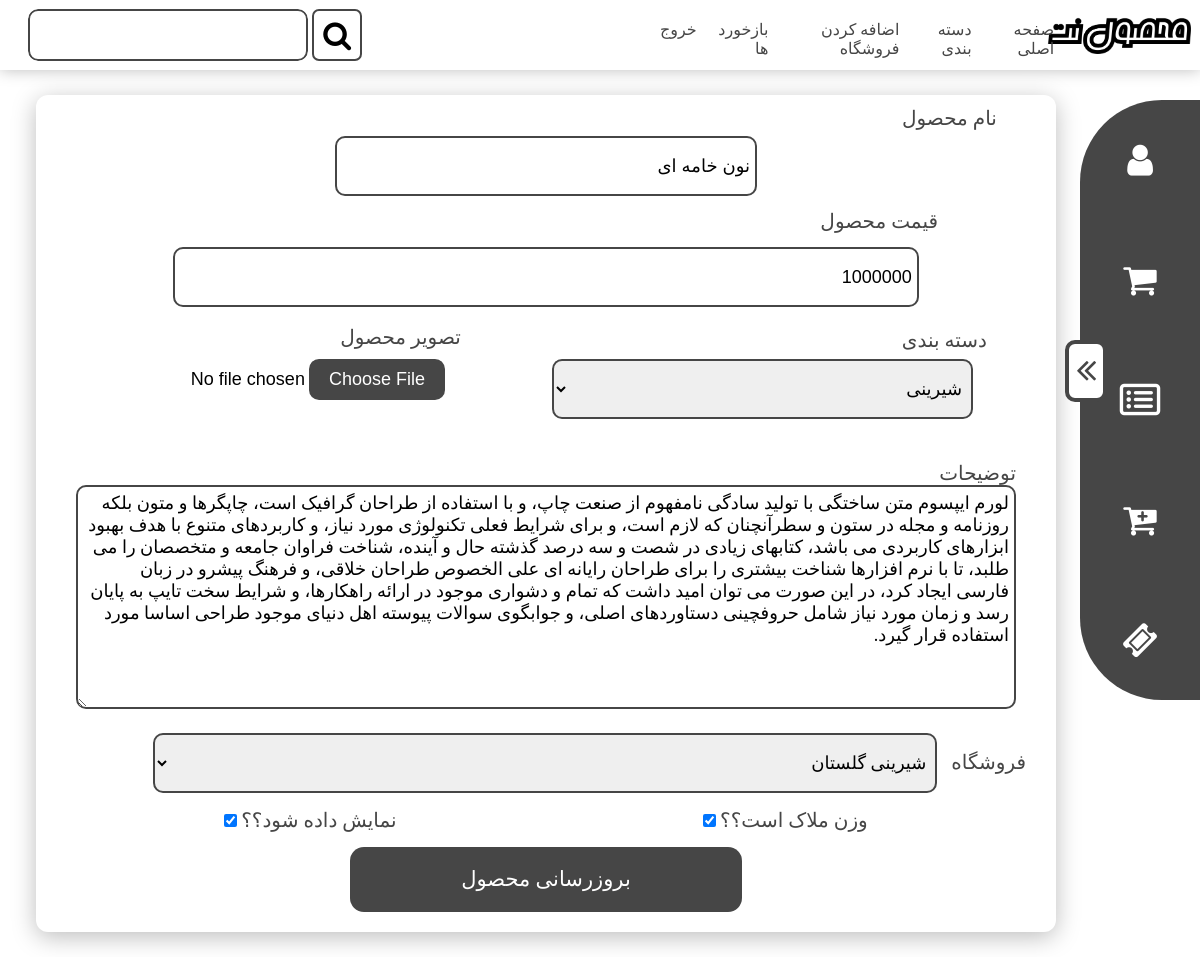
The page /product/update/7/ (signed in) on the database its author committed.
### products/models.py (models this page shows, shortened)
class Products(models.Model):
    name = models.CharField(max_length=50, verbose_name="نام محصول")
    slug = models.SlugField(unique=True, allow_unicode=True, verbose_name="اسلاگ")
    shop = models.ForeignKey(Shops, related_name="products", on_delete=models.CASCADE, null=True, verbose_name="فروشگاه")
    price = models.SmallIntegerField(verbose_name="قیمت محصول")
    img = models.ImageField(upload_to='images/', null=True, verbose_name="تصویر محصول")
    category = models.ForeignKey(Categories,on_delete=models.SET_NULL, null=True, verbose_name="دسته بندی")
    description = models.TextField(default="Desc", verbose_name="توضیحات")
    has_weight = models.BooleanField(verbose_name="وزن ملاک است؟؟")
    weight = models.SmallIntegerField(null=True, blank=True, verbose_name="وزن")
    created_at = models.DateTimeField(auto_now_add=True)
    updated_at = models.DateTimeField(auto_now=True)
    is_active = models.BooleanField(default=True, verbose_name="نمایش داده شود؟؟")
    class Meta:
        verbose_name_plural = "محصولات"
        verbose_name = "محصول"
        ordering = ("created_at",)
    objects = ProductsManager()

### products/views.py (the view)
# urls.py: path('update/<int:id>/', ProductUpdateView.as_view(), name="update_product"),
class ProductUpdateView(LoginRequiredMixin, SellerAdminProductSelfMixin, UpdateView):
    template_name = "products/product_create.html"
    success_url = reverse_lazy("products:list_product")
    form_class = UpdateProductForm
    def setup(self, request, *args, **kwargs):
        self.instance = get_object_or_404(Products, id=kwargs.get("id"))
        super().setup(request, *args, **kwargs)
    def get_object(self, queryset=None):
        return self.instance
    def get_form_kwargs(self):
        kwargs = super(ProductUpdateView, self).get_form_kwargs()
        kwargs["request"] = self.request
        return kwargs

### products/mixins.py (called while the page is built)
    def dispatch(self, request, *args, **kwargs):
        if (request.user.is_seller and self.instance.shop == request.user.shop and request.user.shop) or request.user.is_superuser:
            return super().dispatch(request, *args, **kwargs)
        else:
            raise Http404("Page Not Found")

### products/models.py (called while the page is built)
    def __str__(self):
        return self.name

    def __str__(self):
        return self.name

### products/templates/products/product_create.html (shortened to what this page needs)
{% extends "admin_panel_based/based.html" %}
{% load static %}
{% block style %}    <link rel="stylesheet" href="{% static "products/styles/product_create.css" %}">{% endblock %}
{% block content %}
            <form action="" method="post" enctype="multipart/form-data" >
                <div class="row-1">
                    <label for="create-name" class="text-name-label">{{ form.name.label }}</label>
                    {{ form.name }}
                </div>
                <div class="row-2">
                    <label for="create-price" class="text-price-label">{{ form.price.label }}</label>
                    {{ form.price }}
                </div>
                <div class="row-3">
                    <label for="category-selector" class="text-category-label">دسته بندی</label>
                    {{ form.category }}
                    <label for="image-product" class="text-image-label">{{ form.img.label }}</label>
                    {{ form.img }}
                </div>
                <div class="row-4">
                    <label for="editor" class="text-description-label">{{ form.description.label }}</label>
                    {{ form.description }}
                </div>
                {% if request.user.is_superuser %}
                    <div class="row-7">
                        <label for="shop-selector" class="text-shop-label">{{ form.shop.label }}</label>
                        {{ form.shop }}
                    </div>
                {% endif %}
                <div class="row-5">
                    <div class="has-weight-container">
                        <label for="has-weight-product" class="text-weight-label">{{ form.has_weight.label }}</label>
                        {{ form.has_weight }}
                    </div>
                    <div class="is-active-container">
                        <label for="is-active-product" class="text-active-label">{{ form.is_active.label }}</label>
                        {{ form.is_active }}
                    </div>
                </div>
                <div class="row-6">
                    {% if request.resolver_match.url_name == "create_product" %}
                        <input type="submit" class="create-btn" value="اضافه کردن محصول">
                    {% else %}
                        <input type="submit" class="create-btn" value="بروزرسانی محصول">
                    {% endif %}
                </div>
            </form>
{% endblock %}

### static/products/styles/product_create.css (style rules this page uses)
* { padding: 0; margin: 0; box-sizing: border-box; }
body { font-family: Sahel; background-color: white; }
.row-1 { padding: 21px; position: relative; justify-content: space-around; display: flex; }
.textbox-based { border-radius: 10px; border: solid 2px #464646; outline: solid 3px transparent; transition: all .2s ease-in-out; padding: 0 5px; font-size: 18px; height: 60px; }
.create-text-normal { width: 45%; }
.text-name-label { position: absolute; top: -9%; right: 4%; }
label { font-weight: 500; font-size: 20px; color: #464646; }
.create-text-large { width: 80%; }
.row-2 { display: flex; justify-content: center; padding: 30px 24px; position: relative; }
.textbox-price { margin: 0 auto; }
.text-price-label { position: absolute; top: -7%; right: 10%; }
input[type=file] { border: none; }
.row-3 { position: relative; padding: 22px; display: flex; justify-content: space-around; }
.text-category-label { right: 5%; top: -9%; position: absolute; }
.text-image-label { position: absolute; top: -12%; left: 29%; }
#image-product { height: 60px; padding: 0 5px; font-size: 18px; }
.row-4 { padding: 20px; position: relative; }
.row-5 { display: flex; justify-content: space-around; padding: 15px; }
.checkbox-based { font-family: system-ui, sans-serif; font-size: 2rem; font-weight: bold; line-height: 1.1; }
.create-btn { font-family: Sahel; padding: 10px 15px; width: 40%; height: 65px; font-size: 21px; border-radius: 14px; color: white; background: #464646; font-weight: 500; cursor: pointer; transition: all .5s; margin: 0 auto; border: none; }
.row-6 { width: 100%; display: flex; justify-content: center; }
#description-product { width: 100%; font-family: Sahel; border-radius: 10px; border: solid 2px #464646; outline: solid 3px transparent; padding: 5px 5px; font-size: 18px; max-width: 100%; min-width: 100%; transition: all .5s; }
.text-shop-label { display: inline-block; padding: 0 10px; }

### static/admin_panel_styles/based_styles.css (style rules this page uses)
* { padding: 0; margin: 0; box-sizing: border-box; }
body { font-family: Sahel; background-color: white; }

### static/admin_panel_styles/navbar-style.css (style rules this page uses)
* { padding: 0; margin: 0; box-sizing: border-box; }
body { font-family: Sahel; background-color: #ffffff; }
select, button { font-family: Sahel; }

### rows shown on the page
Products: name "نون خامه ای", price "1000000", category "شیرینی", description "لورم ایپسوم متن ساختگی با تولید سادگی نامفهوم از صنعت چاپ، و با استفاده از طراحان گرافیک است، چاپگرها و متون بلکه روزنامه و مجله در ستون و سطرآنچنان که لازم است، و برای شرایط فعلی تکنولوژی مورد نیاز، و کاربردهای متنوع با هدف بهبود ابزارهای کاربردی می باشد، کتابهای زیادی در شصت و سه درصد گذشته حال و آینده، شناخت فراوان جامعه و متخصصان را می طلبد، تا با نرم افزارها شناخت بیشتری را برای طراحان رایانه ای علی الخصوص طراحان خلاقی، و فرهنگ پیشرو در زبان فارسی ایجاد کرد، در این صورت می توان امید داشت که تمام و دشواری موجود در ارائه راهکارها، و شرایط سخت تایپ به پایان رسد و زمان مورد نیاز شامل حروفچینی دستاوردهای اصلی، و جوابگوی سوالات پیوسته اهل دنیای موجود طراحی اساسا مورد استفاده قرار گیرد.", shop "شیرینی گلستان", has_weight "☑", is_active "☑"
